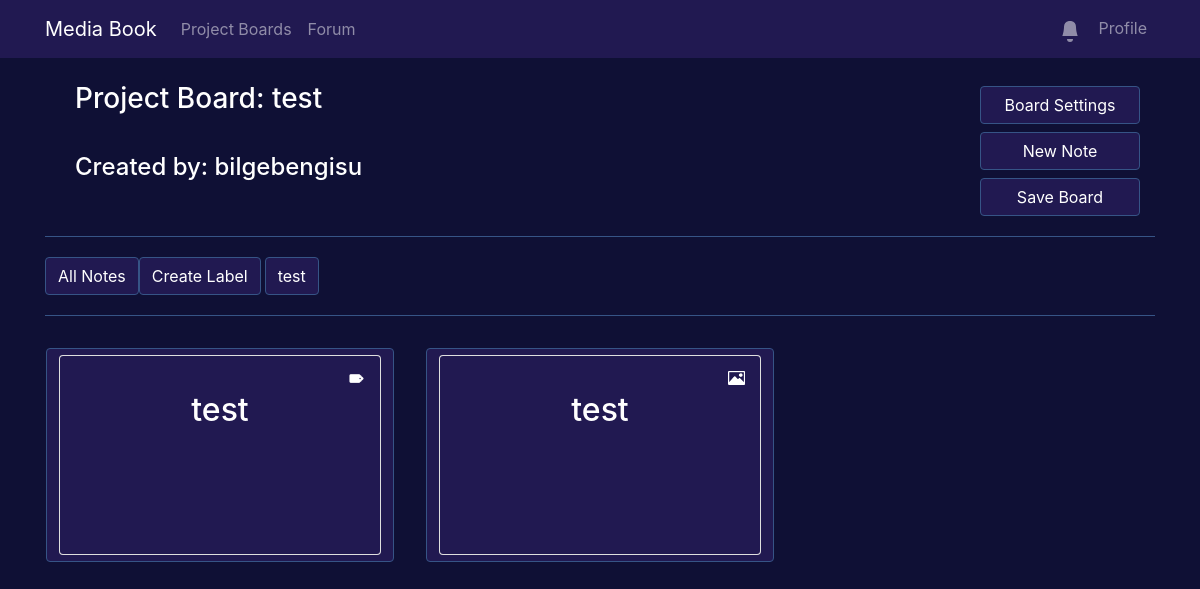
/boards/2/ (signed in), run on the app's committed database.
### IdeaBoards/models.py (models this page shows, shortened)
class IdeaBoard(models.Model):
    title = models.CharField(max_length=64)
    description = models.TextField(blank=True, default='', max_length=128)
    is_public = models.BooleanField(default=False)
    created_at = models.DateTimeField(auto_now_add=True)
    updated_at = models.DateTimeField(auto_now=True)
    user = models.ForeignKey(User, on_delete=models.CASCADE)

class ItemLabel(models.Model):
    label_name = models.CharField(max_length=15)
    label_board = models.ForeignKey(IdeaBoard, on_delete=models.CASCADE)
    def __str__(self):
         return self.label_name

class IdeaBoardItem(models.Model):
    title = models.CharField(max_length=64)
    label = models.TextField(blank=True, default='')
    description = models.TextField(blank=True, default='')
    item_image = models.ImageField(upload_to='item_image/', blank=True, null=True)
    item_sound = models.FileField(upload_to='item_sounds/', blank=True, null=True)
    note_label = models.ForeignKey(ItemLabel, on_delete=models.CASCADE, blank=True, null=True) # many-to-one relationship: categorizing notes by user defined labels.
    created_at = models.DateTimeField(auto_now_add=True)
    updated_at = models.DateTimeField(auto_now=True)
    owner = models.ForeignKey('auth.User', related_name='ideaboarditems', on_delete=models.CASCADE)
    ideaboard = models.ForeignKey(IdeaBoard, related_name='ideaboarditems', on_delete=models.CASCADE)

### IdeaBoards/views.py (the view, shortened to what this page needs)
# urls.py: path('<int:id>/', views.IdeaBoard_Detail, name='IdeaBoard_Detail'),
@login_required
def IdeaBoard_Detail(request, id, label=None):
    try:
        board = IdeaBoard.objects.get(id=id)
        items = IdeaBoardItem.objects.filter(ideaboard=board)
        labels = ItemLabel.objects.filter(label_board=board) #filtering labels by the board so that the labels are unique to the board
    except:
        error_messages = request.session.get('error_messages', [])
        error_messages.append(str(id) + " is not a valid board ID.")
        request.session['error_messages'] = error_messages
        return redirect('IdeaBoards_Home')
    if(label==None):
        items = IdeaBoardItem.objects.filter(ideaboard=board)
    else:
        label_id = labels.get(label_name=label)
        items = IdeaBoardItem.objects.filter(ideaboard=board, note_label=label_id)
    if board.user == request.user:
        return render(request, 'boarddetail.html', {'board': board, 'items': items, 'labels': labels})
    elif board.is_public:
        return render(request, 'publicboarddetails.html', {'board': board, 'items': items, 'labels': labels})
    else:
        error_messages = request.session.get('error_messages', [])
        error_messages.append("You do not have permission to view this board.")
        request.session['error_messages'] = error_messages
        return redirect('IdeaBoards_Home')

### Forum/context_processors.py (called while the page is built)
def notifications(request):
    if request.user.is_authenticated:
        return {
            'global_notifications': Notification.objects.filter(to_user=request.user, is_read=False).order_by('-date')
        }
    return {}

### IdeaBoards/templates/boarddetail.html (shortened to what this page needs)
{% extends 'base.html' %}
{% load static %}
{% block stylesheets %}
<link rel="stylesheet" href="{% static 'css/boarddetails.css' %}">
{% endblock %}
{% block content %}
     <div class="row text-start justify-content-center">
        <div class="col-md-10 row">
            <h3 class="col-12" id="board-title">Project Board: {{ board.title }}</h3>
            <h4 class="col-12">Created by: {{ board.user }}</h4>
        </div>
        <div class="col-md-2 row justify-content-end">
            <button type="button" class="btn btn-primary my-1 col-md-12" data-toggle="modal" data-target="#boardSettings">
                Board Settings
            </button>
            <button type="button" class="btn btn-primary my-1 col-md-12" data-toggle="modal" data-target="#createBoardItem">
                New Note
            </button>
            <button type="button" id="save-board-button" class="btn btn-primary my-1 col-md-12" >
                Save Board
            </button>
        </div>
    </div>
    <hr>
    <div class="row col-12" id="labelRow">
        <button type="button" class="btn btn-primary my-1 col-md-1.5" id="ideaBoardView" data-board-id="{{board.id}}"
        >All Notes</button>
        <button type="button" class="btn btn-primary my-1" id="create-label" data-toggle="modal" data-target="#createLabel" data-label-nate="{{ label.name }}">Create Label</button>
        {% for label in labels %}
            <button type="button" class="btn btn-primary my-1 ml-1" id="sort-label-{{ forloop.counter }}" data-label-nate="{{ label.name }}">{{label.label_name}}</button>
        {% endfor %}
    </div>
    <hr>
    <div class='row'>
        <div id='boardItems' class='col-12 row px-0 mx-0'>
            {% if items %}
                {% for item in items %}
                <div id="board-item-container-{{ forloop.counter }}" class="col-md-4 px-3 py-3 text-center">
                    <button id="board-item-{{ forloop.counter }}" class="btn btn-outline-primary btn-size">
                        <div class="card card-custom">
                            <div class="card-body">
                                <div class="row justify-content-end mt-auto">
                                    {% if item.item_image %}
                                        <img class="col-3 img-icon px-1 {% if not item.item_sound %}mr-3{% endif %}" src="{% static "images/imageiconwhite.png" %}" alt="img icon"></img>
                                    {% endif %}
                                    {% if item.note_label %}
                                        <img src="{% static "images/label-icon.png" %}" class="label-icon mr-3 px-1" alt="label icon">
                                    {% endif %}
                                </div>
                                <h2 id="board-item-{{ forloop.counter }}-title"
                                    data-id="{{ item.id }}"
                                    {% if item.item_image %}
                                        data-img-src="{{ item.item_image.url }}"
                                    {% endif %}
                                    {% if item.note_label %}
                                        data-label="{{ item.note_label }}"
                                    {% endif %}
                                    class='card-title pb-2'>
                                    {{ item.title }}
                                </h2>
                                <p id="board-item-{{ forloop.counter }}-description" class='card-description pb-2'>{{ item.description }}</p>
                            </div>
                        </div>
                    </button>
                </div>
                {% endfor %}
            {% else %}
                <div class='card mx-auto' id='no-items-found'>
                    <div class='card-body'>
                        <h1 class='card-text text-center'>You don't have any notes yet.</h1>
                    </div>
                </div>
            {% endif %}
        </div>
    </div>
    {% endblock %}

### IdeaBoards/static/css/boarddetails.css (style rules this page uses)
@media (min-width: 768px) { .card-custom { width: 100%; height: 200px; overflow: hidden; } }
@media (min-width: 768px) { .btn-size { width: 100%; } }
.card-body { height: 100%; overflow: hidden; padding: 10px 10px; }
.card-title, .card-description { margin: 0; overflow: hidden; }
.img-icon { max-width: 25px; height: 25px; object-fit: contain; }
.label-icon { max-width: 25px; height: 25px; object-fit: contain; }
hr { border-top: 1px solid #365486; }

### data on the page
IdeaBoard: title "test", user "bilgebengisu"
ItemLabel: label_name "test"
IdeaBoardItem: title "test"
IdeaBoardItem: title "test"
